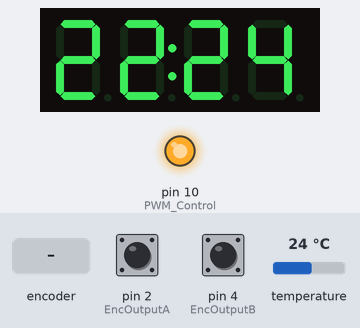
The sketch below on a simulated Arduino Uno, built with avr-gcc and run on an emulated ATmega328P. Parts: 4-digit seven-segment display, output pins drawn as LEDs (lit = HIGH). Dashed ring = blinking. Inputs (shaded band) come from the test bench; at power-on: temperature 24 °C, pin 2 (EncOutputA) HIGH, pin 4 (EncOutputB) HIGH. What the sketch prints to the serial monitor is not drawn.

Above: at 2.2 s.
2.3 s: rotary encoder on pin 2 (EncOutputA) / pin 4 (EncOutputB) turned 1 step (first pin leading)
At 3.2 s:
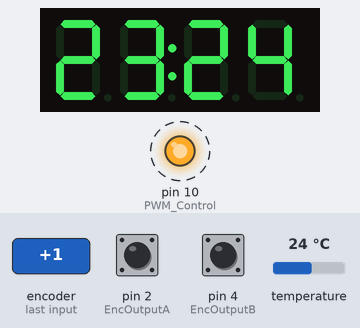
5.3 s: temperature set to 22.9 °C
At 6.7 s:
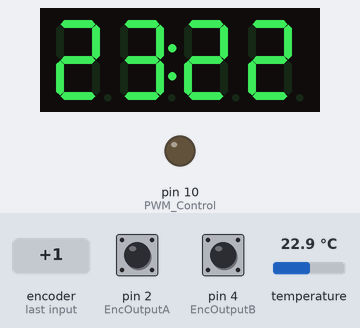
7.3 s: temperature set to 12 °C
At 8.3 s:
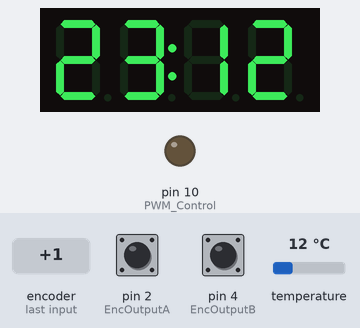
9.3 s: rotary encoder on pin 2 (EncOutputA) / pin 4 (EncOutputB) turned 1 step (first pin leading)
At 11.0 s:
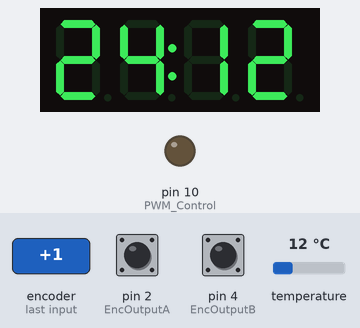
11.3 s: temperature set to 19 °C
At 12.6 s:
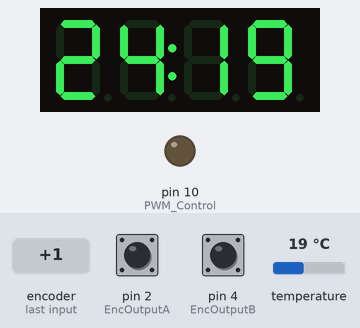
Timing chart, 0 to 14.3 s (numbered marks = the images above; inputs shaded):
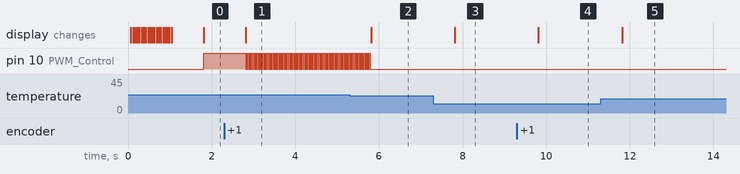

Measured:
- the behaviour switches between 23.4 and 23.3 °C on temperature (found by bisection; images 1 and 2)
- after the input at 2.3 s, pin 10 (PWM_Control): alternates HIGH for 0.02 s and LOW for 0.02 s, starting after 0.51 s; the display: changes after 0.51 s (image 1)
- after the input at 5.3 s, pin 10 (PWM_Control): goes on until 5.8 s, then stays LOW; the display: changes after 0.51 s (image 2)
- after the input at 7.3 s, the display: changes after 0.51 s (image 3)
- after the input at 9.3 s, the display: changes after 0.51 s (image 4)
- after the input at 11.3 s, the display: changes after 0.52 s (image 5)

The sketch:

tempomatic.ino
```cpp
// (licence header left out)
// Some includes.
#include <OneWire.h>
#include <DallasTemperature.h>
#include <SevenSegmentTM1637.h>
/********************************************************************/
// Define the pins.
#define EncOutputA 2
#define EncOutputB 4
#define ONE_WIRE_BUS 7
#define DIO 8
#define CLK 9
#define PWM_Control 10
/********************************************************************/

OneWire oneWire(ONE_WIRE_BUS); // Initialize the one-wire bus.
DallasTemperature sensors(&oneWire); // Pass the bus to the DallasTemp lib.
SevenSegmentTM1637 display(CLK, DIO);  // Set up the 4-Digit Display.

// Constants
const long interval = 1000; // Time between temperature polls.
const int diff = 2; // Hysteresis for temperature curve.
const int minFan = 45; // Lowest speed the fan starts at.
const int lcdBrightness = 20; // Sets the lcd brightness.

// Temp variables
float temp = 0;
volatile int setpoint = 22; // Volatile to make sure it is accessable inside the interrupt funcs.
int pwmValue = 0; // Output to fan.
int percentage = 0; // Calculated desired output to fan in percentage.
// Encoder variables
volatile int aState; // Current enc state.
volatile int aLastState; // Last enc state.
// Time variables
unsigned long previousMillis = 0; // For timing in loop.
/********************************************************************/

void setup() {
  // start serial port
  Serial.begin(9600);

  // Attach encoder interrupts.
  attachInterrupt(digitalPinToInterrupt(EncOutputA), adjustSetpoint, CHANGE);

  // Start collection temps.
  sensors.begin();

  // Set the encoder pins.
  pinMode (EncOutputA, INPUT);
  digitalWrite(EncOutputA, HIGH);
  pinMode (EncOutputB, INPUT);
  digitalWrite(EncOutputB, HIGH);

  // Set the PWM pins.
  pinMode(PWM_Control, OUTPUT);

  // Set the pwmfreq to MOSFET to avoid noise.
  setPwmFrequency(10, 1024);

  // Initial state of encoder.
  aLastState = digitalRead(EncOutputA);

  // Start up the libraries
  display.begin();            // Initializes the display
  display.setBacklight(lcdBrightness);   // Set the brightness
  display.setColonOn(1);
}

void loop() {
  // Check temp and set pwm values according to intervall set in constants.
  unsigned long currentMillis = millis();
  if (currentMillis - previousMillis >= interval)
  {
    previousMillis = currentMillis;
    //Serial.print(" Requesting temperatures...");
    sensors.requestTemperatures(); // Send the command to get temperature readings
    //Serial.println("DONE");
    //Serial.print("Temperature is: ");
    temp = sensors.getTempCByIndex(0);
    //Serial.print(temp);
    int percentage = constrain(mapfloat(temp, setpoint, setpoint + diff, 0, 100), 0, 100);
    pwmValue = map(percentage, 0, 100, 0, 255);
    Serial.print(percentage);
    if (pwmValue < minFan)
    {
      analogWrite(PWM_Control, 0);
    } else
    {
      analogWrite(PWM_Control, pwmValue);
    }
  }
  int val = (setpoint * 100) + temp;
  display.print(val);
}

void adjustSetpoint()
{
  aState = digitalRead(EncOutputA);
  if (aState > aLastState) {
    if (digitalRead(EncOutputB) != aState) {
      setpoint = min(setpoint++, 99);
    } else {
      setpoint = max(setpoint--, 10);
    }
  }
  aLastState = aState;
}

void setPwmFrequency(int pin, int divisor) {
  byte mode;
  if (pin == 5 || pin == 6 || pin == 9 || pin == 10) {
    switch (divisor) {
      case 1: mode = 0x01; break;
      case 8: mode = 0x02; break;
      case 64: mode = 0x03; break;
      case 256: mode = 0x04; break;
      case 1024: mode = 0x05; break;
      default: return;
    }
    if (pin == 5 || pin == 6) {
      TCCR0B = TCCR0B & 0b11111000 | mode;
    } else {
      TCCR1B = TCCR1B & 0b11111000 | mode;
    }
  } else if (pin == 3 || pin == 11) {
    switch (divisor) {
      case 1: mode = 0x01; break;
      case 8: mode = 0x02; break;
      case 32: mode = 0x03; break;
      case 64: mode = 0x04; break;
      case 128: mode = 0x05; break;
      case 256: mode = 0x06; break;
      case 1024: mode = 0x07; break;
      default: return;
    }
    TCCR2B = TCCR2B & 0b11111000 | mode;
  }
}

float mapfloat(float x, float in_min, float in_max, float out_min, float out_max)
{
  return (x - in_min) * (out_max - out_min) / (in_max - in_min) + out_min;
}
```
